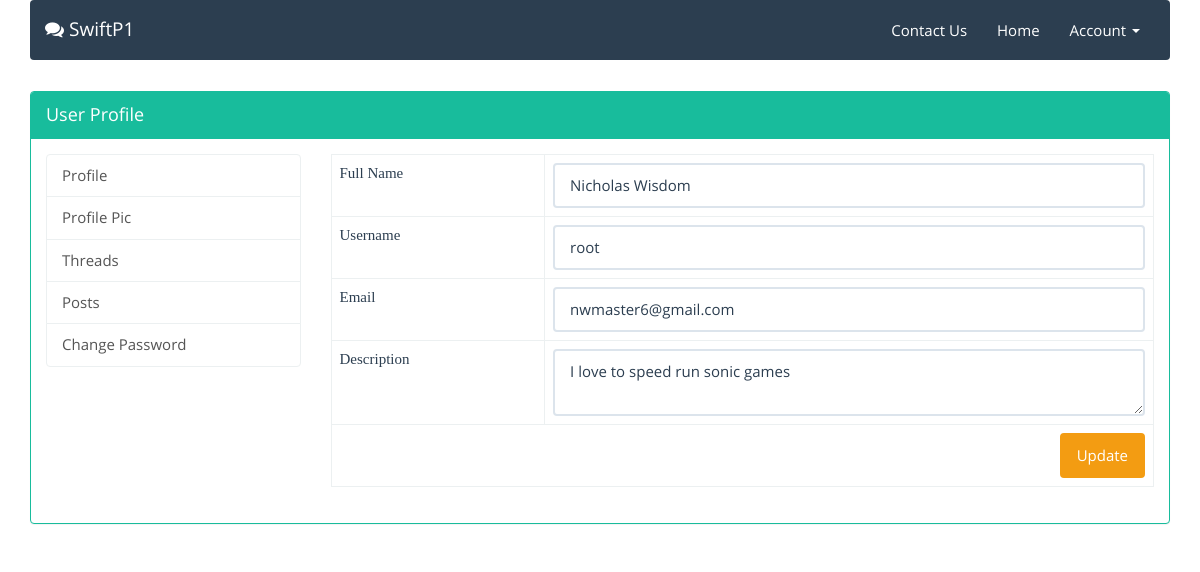
Screenshot of /profile.php (signed in) with the database file from the repository.
### tables this page shows
CREATE TABLE `users` (
  `user_id` int(11) NOT NULL,
  `fname` varchar(255) NOT NULL,
  `username` varchar(255) NOT NULL,
  `img` varchar(255) NOT NULL,
  `email` varchar(255) NOT NULL,
  `pwd` varchar(255) NOT NULL,
  `address` text NOT NULL,
  `reg_time` timestamp NOT NULL DEFAULT current_timestamp() ON UPDATE current_timestamp()
);

### common/functions.php (called while the page is built, shortened)
<?php
$con=mysqli_connect('localhost','root','','forum');
function get_user_by_id($id){
	$res=array();
	global $con;
	$query=mysqli_query($con,"SELECT * FROM users WHERE user_id='$id'");
	if(mysqli_num_rows($query)>0){
		$res['bool']=true;
		$res['allData']=mysqli_fetch_assoc($query);
	}else{
		$res['bool']=false;
		$res['msg']=mysqli_error($con);
	}
	return $res;
}
?>

### profile.php (the view, shortened to what this page needs)
<?php include('common/header.php'); ?>
			<div class="row">
				<div class="col-md-12">
					<div class="panel panel-success">
						<div class="panel-heading">User Profile</div>
						<div class="panel-body">
							<div class="row">
								<div class="col-md-3">
									<?php include('user-left-side.php'); ?>
								</div>
								<div class="col-md-9">
									<?php
										$userData=get_user_by_id($_SESSION['userData']['user_id']);
									?>
									<form method="post" action="">
										<table class="table table-bordered">
											<tr>
												<th>Full Name</th>
												<td><input type="text" name="fname" class="form-control" value="<?php echo $userData['allData']['fname']; ?>" /></td>
											</tr>
											<tr>
												<th>Username</th>
												<td><input type="text" name="username" class="form-control" value="<?php echo $userData['allData']['username']; ?>" /></td>
											</tr>
											<tr>
												<th>Email</th>
												<td><input type="text" name="email" class="form-control" value="<?php echo $userData['allData']['email']; ?>" /></td>
											</tr>
											<tr>
												<th>Description</th>
												<td><textarea name="address" class="form-control"><?php echo $userData['allData']['address']; ?></textarea></td>
											</tr>
											<tr>
												<td colspan="2" align="right">
													<input type="submit" class="btn btn-warning" value="Update" name="userUpdate" />
												</td>
											</tr>
										</table>
									</form>
								</div>
							</div>
						</div>
					</div>
				</div>
			</div>
<?php include('common/footer.php'); ?>

### css/style.css (style rules this page uses)
body { font-family: openR; }
table tr th { font-family: openSB; font-weight: normal; }
.panel-heading { font-size: 18px; }

### rows the page displays
users: fname "Nicholas Wisdom", username "root", email "nwmaster6@gmail.com", address "I love to speed run sonic games"
